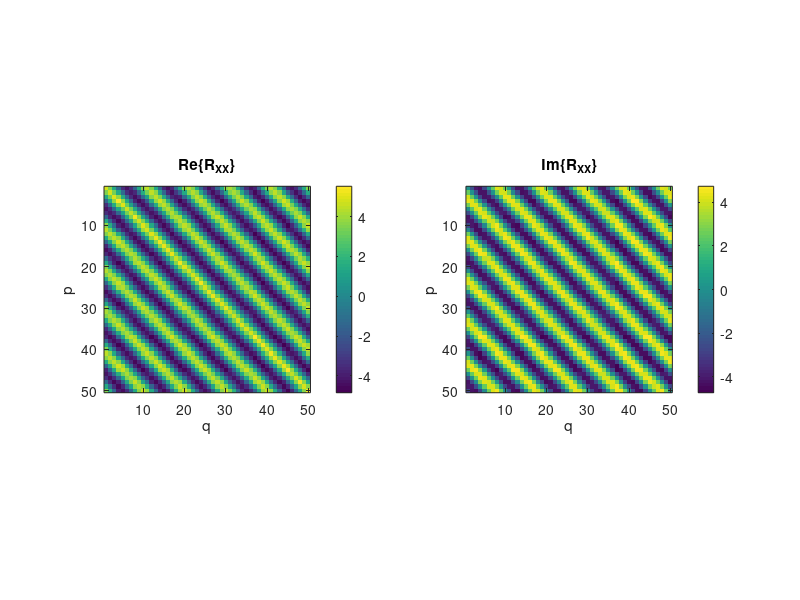

MATLAB code to generate this figure:


% parameters
N      = 100;         % number of realizations
M      = 50;          % length of each realization
sigma2 = 0.5;         % noise variance
A      = 3/sqrt(2);   % amplitude factor
omega  = pi/5;        % signal frequency


% Preallocate
X = zeros(N, M);

% Generate realizations
for i = 1:N
    phi    = (2*rand - 1)*pi;  % random phase 
    n      = 0:(M-1);
    s      = A * exp(1j*(omega*n + phi));               
    w      = sqrt(sigma2/2)*(randn(1,M) + 1j*randn(1,M));
    X(i,:) = s + w;
end

% Estimate stochastic mean 

Rxx = (X.' * conj(X)) / N;   % M×M matrix

figure;
subplot(1,2,1);
imagesc(real(Rxx));
axis square; colorbar;
title('Re\{R_{XX}\}');
xlabel('q'); ylabel('p');

subplot(1,2,2);
imagesc(imag(Rxx));
axis square; colorbar;
title('Im\{R_{XX}\}');
xlabel('q'); ylabel('p');
